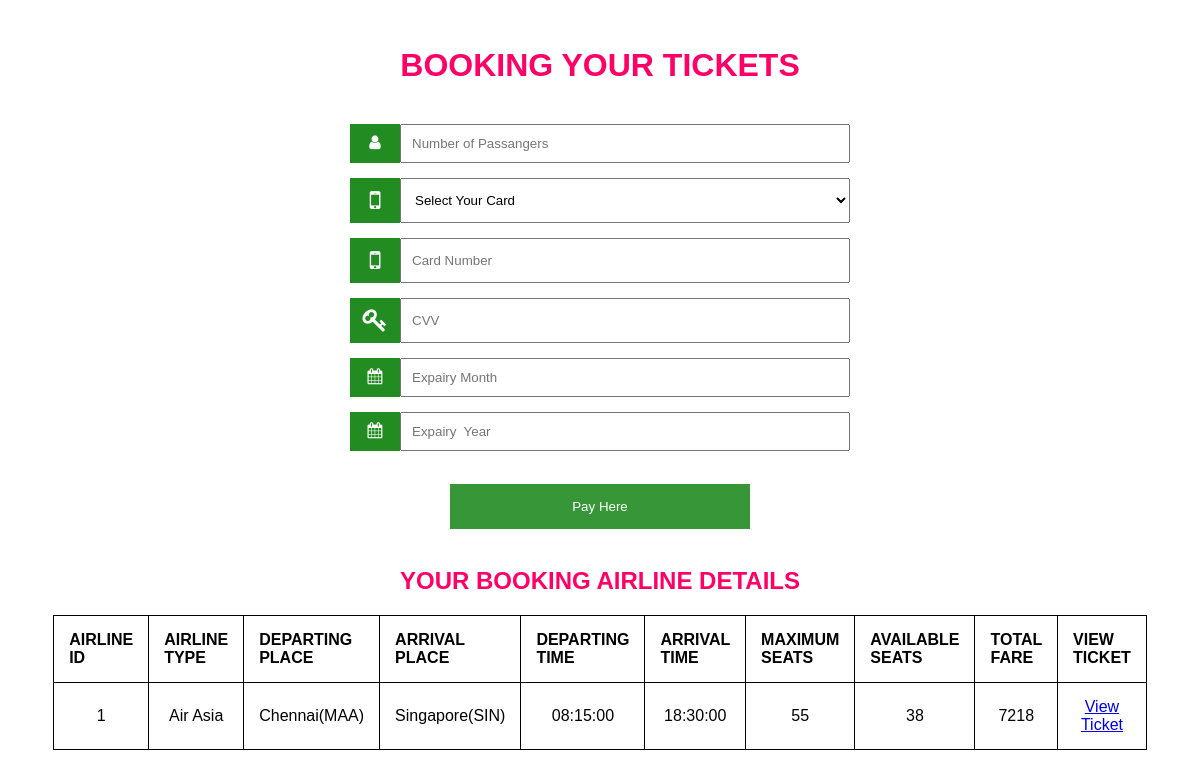
The app's page /book1.php?AIRLINEID=1 with its own data.
### tables this page shows
CREATE TABLE `airline` (
  `AIRLINEID` int(4) NOT NULL,
  `AIRLINETYPE` varchar(25) NOT NULL,
  `STARTPLACE` varchar(20) NOT NULL,
  `ENDPLACE` varchar(20) NOT NULL,
  `STARTTIME` time NOT NULL,
  `ENDTIME` time NOT NULL,
  `MAXSEATS` int(4) NOT NULL,
  `AVAILSEATS` int(4) NOT NULL,
  `FARE` float NOT NULL
);

### book1.php (the view, shortened to what this page needs)
<!DOCTYPE html>
<html>
<head>
<link rel="stylesheet" href="https://cdnjs.cloudflare.com/ajax/libs/font-awesome/4.7.0/css/font-awesome.min.css">
</head>
<body>
<center>
<form name="RegForm" action="#" style="max-width:500px;margin:auto" onsubmit="return REGISTERATION()" method="post">
<center><br>
<b><h1><font color="#ff0066">BOOKING YOUR TICKETS</font></h1></b><br>
<div class="input-container">
<i class="fa fa-user icon"></i>
<input class="input-field" type="text" placeholder="Number of Passangers" name="user" required>
</div>
<div class="input-container">
<i class="fa fa-mobile icon" style='font-size:25px'></i>
<select name="splace" class="input-field" required >
<option value="start">Select Your Card </option>
</select>
</div>
<div class="input-container">
<i class="fa fa-mobile icon" style='font-size:25px'></i>
<input class="input-field" type="text" placeholder="Card Number" name="confpsw" required>
</div>
<div class="input-container">
<i class="fa fa-key icon" style='font-size:25px'></i>
<input class="input-field" type="password" placeholder="CVV" name="age" required>
</div>
<div class="input-container">
<i class="fa fa-calendar icon"></i>
<input class="input-field" type="text" placeholder="Expairy Month " name="email" required>
</div>
<div class="input-container">
<i class="fa fa-calendar icon"></i>
<input class="input-field" type="text" placeholder="Expairy  Year" name="email" required>
</div>
<br>
<button type="submit" class="btn">Pay Here</button>
</form>
</center>
<center><br>
<b><h2><font color="#ff0066"> YOUR BOOKING AIRLINE DETAILS</font></h2></b>
<table style="width:90%">
  <tr>
    <th>AIRLINE ID</th>
    <th>AIRLINE TYPE</th>
    <th>DEPARTING PLACE</th>
    <th>ARRIVAL PLACE</th>
    <th>DEPARTING TIME</th>
    <th>ARRIVAL TIME</th>
    <th>MAXIMUM SEATS</th>
    <th>AVAILABLE SEATS</th>
    <th>TOTAL FARE</th>
    <th>VIEW TICKET</th>
  </tr>
<?php
include "main.php";
$ID=$_REQUEST['AIRLINEID'];
$namesql = "SELECT * FROM airline WHERE AIRLINEID='".$ID."'";
$result = mysqli_query($con,$namesql);
if(mysqli_num_rows($result)>0)
{
while($row = mysqli_fetch_assoc($result))
{
?>
<tr>
 <td><?php echo $row["AIRLINEID"];?></td>
 <td><?php echo $row["AIRLINETYPE"];?></td>
 <td><?php echo $row["STARTPLACE"];?></td>
 <td><?php  echo $row["ENDPLACE"];?></td>
 <td><?php echo $row["STARTTIME"];?></td>
 <td><?php echo $row["ENDTIME"];?></td>
 <td><?php echo $row["MAXSEATS"];?></td>
 <td><?php echo $row["AVAILSEATS"];?></td>
 <td><?php echo $row["FARE"]; ?></td>
 <td><a href="view1.php?AIRLINEID=<?php echo $row["AIRLINEID"];?>"> View Ticket</a></td>
</tr>
</table>
<?php
}
}
?></center>
</body>
</html>

### book1.php (style rules this page uses)
body { font-family: Arial, Helvetica, sans-serif; }
* { box-sizing: border-box; }
body { background-image: url('back.jpg'); background-repeat: no-repeat; background-attachment: fixed; background-size: cover; }
table, th, td { border: 1px solid black; border-collapse: collapse; background-color: #ffffff; }
th, td { padding: 15px; text-align: center; }
th { text-align: left; }
.input-container { display: -ms-flexbox; display: flex; width: 100%; margin-bottom: 15px; }
.icon { padding: 10px; background: forestgreen; color: white; min-width: 50px; text-align: center; }
.input-field { width: 100%; padding: 10px; outline: none; }
.btn { background-color: forestgreen; color: white; padding: 15px 20px; border: none; cursor: pointer; width: 60%; opacity: 0.9; }

### records on screen
airline: AIRLINEID "1", AIRLINETYPE "Air Asia", STARTPLACE "Chennai(MAA)", ENDPLACE "Singapore(SIN)", STARTTIME "08:15:00", ENDTIME "18:30:00", MAXSEATS "55", AVAILSEATS "38", FARE "7218"
